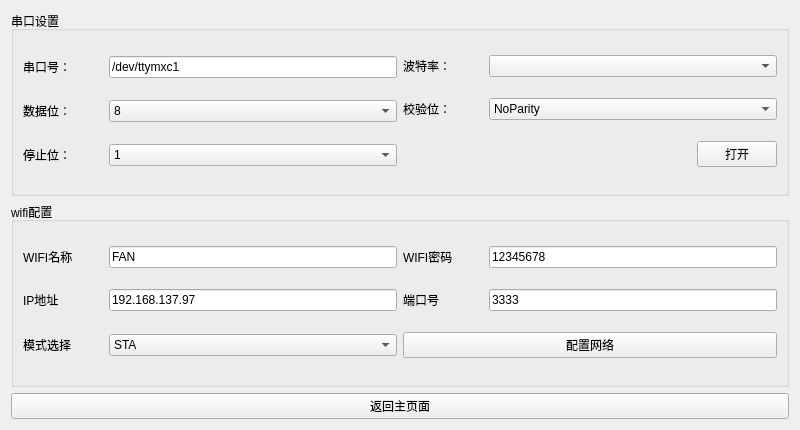
<?xml version="1.0" encoding="UTF-8"?>
<ui version="4.0">
 <class>NetConfigWidget</class>
 <widget class="QWidget" name="NetConfigWidget">
  <property name="geometry">
   <rect>
    <x>0</x>
    <y>0</y>
    <width>800</width>
    <height>430</height>
   </rect>
  </property>
  <property name="windowTitle">
   <string>Form</string>
  </property>
  <layout class="QVBoxLayout" name="verticalLayout_4">
   <item>
    <widget class="QGroupBox" name="groupBox_3">
     <property name="title">
      <string>串口设置</string>
     </property>
     <layout class="QHBoxLayout" name="horizontalLayout_6">
      <item>
       <layout class="QVBoxLayout" name="verticalLayout_2">
        <item>
         <layout class="QHBoxLayout" name="horizontalLayout_13">
          <item>
           <widget class="QLabel" name="label_6">
            <property name="minimumSize">
             <size>
              <width>80</width>
              <height>0</height>
             </size>
            </property>
            <property name="maximumSize">
             <size>
              <width>80</width>
              <height>16777215</height>
             </size>
            </property>
            <property name="text">
             <string>串口号：</string>
            </property>
           </widget>
          </item>
          <item>
           <widget class="QLineEdit" name="leSerialName">
            <property name="text">
             <string>/dev/ttymxc1</string>
            </property>
           </widget>
          </item>
         </layout>
        </item>
        <item>
         <layout class="QHBoxLayout" name="horizontalLayout_14">
          <item>
           <widget class="QLabel" name="label_9">
            <property name="minimumSize">
             <size>
              <width>80</width>
              <height>0</height>
             </size>
            </property>
            <property name="maximumSize">
             <size>
              <width>80</width>
              <height>16777215</height>
             </size>
            </property>
            <property name="text">
             <string>数据位：</string>
            </property>
            <property name="alignment">
             <set>Qt::AlignLeading|Qt::AlignLeft|Qt::AlignVCenter</set>
            </property>
           </widget>
          </item>
          <item>
           <widget class="QComboBox" name="cbxDataBit">
            <item>
             <property name="text">
              <string>8</string>
             </property>
            </item>
            <item>
             <property name="text">
              <string>5</string>
             </property>
            </item>
            <item>
             <property name="text">
              <string>6</string>
             </property>
            </item>
            <item>
             <property name="text">
              <string>7</string>
             </property>
            </item>
           </widget>
          </item>
         </layout>
        </item>
        <item>
         <layout class="QHBoxLayout" name="horizontalLayout_15">
          <item>
           <widget class="QLabel" name="label_10">
            <property name="minimumSize">
             <size>
              <width>80</width>
              <height>0</height>
             </size>
            </property>
            <property name="maximumSize">
             <size>
              <width>80</width>
              <height>16777215</height>
             </size>
            </property>
            <property name="text">
             <string>停止位：</string>
            </property>
            <property name="alignment">
             <set>Qt::AlignLeading|Qt::AlignLeft|Qt::AlignVCenter</set>
            </property>
           </widget>
          </item>
          <item>
           <widget class="QComboBox" name="cbxStopBit">
            <item>
             <property name="text">
              <string>1</string>
             </property>
            </item>
            <item>
             <property name="text">
              <string>2</string>
             </property>
            </item>
            <item>
             <property name="text">
              <string>1.5</string>
             </property>
            </item>
           </widget>
          </item>
         </layout>
        </item>
       </layout>
      </item>
      <item>
       <layout class="QVBoxLayout" name="verticalLayout_3">
        <item>
         <layout class="QHBoxLayout" name="horizontalLayout_16">
          <item>
           <widget class="QLabel" name="label_11">
            <property name="minimumSize">
             <size>
              <width>80</width>
              <height>0</height>
             </size>
            </property>
            <property name="maximumSize">
             <size>
              <width>80</width>
              <height>16777215</height>
             </size>
            </property>
            <property name="text">
             <string>波特率：</string>
            </property>
            <property name="alignment">
             <set>Qt::AlignLeading|Qt::AlignLeft|Qt::AlignVCenter</set>
            </property>
           </widget>
          </item>
          <item>
           <widget class="QComboBox" name="cbxBuad"/>
          </item>
         </layout>
        </item>
        <item>
         <layout class="QHBoxLayout" name="horizontalLayout_17">
          <item>
           <widget class="QLabel" name="label_12">
            <property name="minimumSize">
             <size>
              <width>80</width>
              <height>0</height>
             </size>
            </property>
            <property name="maximumSize">
             <size>
              <width>80</width>
              <height>16777215</height>
             </size>
            </property>
            <property name="text">
             <string>校验位：</string>
            </property>
            <property name="alignment">
             <set>Qt::AlignLeading|Qt::AlignLeft|Qt::AlignVCenter</set>
            </property>
           </widget>
          </item>
          <item>
           <widget class="QComboBox" name="cbxJybit">
            <item>
             <property name="text">
              <string>NoParity</string>
             </property>
            </item>
            <item>
             <property name="text">
              <string>EvenParity</string>
             </property>
            </item>
            <item>
             <property name="text">
              <string>OddParity</string>
             </property>
            </item>
            <item>
             <property name="text">
              <string>SpaceParity</string>
             </property>
            </item>
            <item>
             <property name="text">
              <string>MarkParity</string>
             </property>
            </item>
           </widget>
          </item>
         </layout>
        </item>
        <item>
         <layout class="QHBoxLayout" name="horizontalLayout_18">
          <item>
           <spacer name="horizontalSpacer">
            <property name="orientation">
             <enum>Qt::Horizontal</enum>
            </property>
            <property name="sizeHint" stdset="0">
             <size>
              <width>40</width>
              <height>20</height>
             </size>
            </property>
           </spacer>
          </item>
          <item>
           <widget class="QPushButton" name="btnOpen">
            <property name="text">
             <string>打开</string>
            </property>
           </widget>
          </item>
         </layout>
        </item>
       </layout>
      </item>
     </layout>
    </widget>
   </item>
   <item>
    <widget class="QGroupBox" name="groupBox_2">
     <property name="title">
      <string>wifi配置</string>
     </property>
     <layout class="QVBoxLayout" name="verticalLayout">
      <item>
       <layout class="QHBoxLayout" name="horizontalLayout_9">
        <item>
         <layout class="QHBoxLayout" name="horizontalLayout_2">
          <item>
           <widget class="QLabel" name="label">
            <property name="minimumSize">
             <size>
              <width>80</width>
              <height>0</height>
             </size>
            </property>
            <property name="maximumSize">
             <size>
              <width>80</width>
              <height>16777215</height>
             </size>
            </property>
            <property name="text">
             <string>WIFI名称</string>
            </property>
           </widget>
          </item>
          <item>
           <widget class="QLineEdit" name="leWifiName">
            <property name="text">
             <string>FAN</string>
            </property>
           </widget>
          </item>
         </layout>
        </item>
        <item>
         <layout class="QHBoxLayout" name="horizontalLayout_3">
          <item>
           <widget class="QLabel" name="label_2">
            <property name="minimumSize">
             <size>
              <width>80</width>
              <height>0</height>
             </size>
            </property>
            <property name="maximumSize">
             <size>
              <width>80</width>
              <height>16777215</height>
             </size>
            </property>
            <property name="text">
             <string>WIFI密码</string>
            </property>
           </widget>
          </item>
          <item>
           <widget class="QLineEdit" name="leWifiPasswd">
            <property name="text">
             <string>12345678</string>
            </property>
           </widget>
          </item>
         </layout>
        </item>
       </layout>
      </item>
      <item>
       <layout class="QHBoxLayout" name="horizontalLayout_10">
        <item>
         <layout class="QHBoxLayout" name="horizontalLayout_4">
          <item>
           <widget class="QLabel" name="label_3">
            <property name="minimumSize">
             <size>
              <width>80</width>
              <height>0</height>
             </size>
            </property>
            <property name="maximumSize">
             <size>
              <width>80</width>
              <height>16777215</height>
             </size>
            </property>
            <property name="text">
             <string>IP地址</string>
            </property>
           </widget>
          </item>
          <item>
           <widget class="QLineEdit" name="leWifiAddr">
            <property name="text">
             <string>192.168.137.97</string>
            </property>
           </widget>
          </item>
         </layout>
        </item>
        <item>
         <layout class="QHBoxLayout" name="horizontalLayout">
          <item>
           <widget class="QLabel" name="label_4">
            <property name="minimumSize">
             <size>
              <width>80</width>
              <height>0</height>
             </size>
            </property>
            <property name="maximumSize">
             <size>
              <width>80</width>
              <height>16777215</height>
             </size>
            </property>
            <property name="text">
             <string>端口号</string>
            </property>
           </widget>
          </item>
          <item>
           <widget class="QLineEdit" name="leWifiPort">
            <property name="text">
             <string>3333</string>
            </property>
           </widget>
          </item>
         </layout>
        </item>
       </layout>
      </item>
      <item>
       <layout class="QHBoxLayout" name="horizontalLayout_11">
        <item>
         <layout class="QHBoxLayout" name="horizontalLayout_5">
          <item>
           <widget class="QLabel" name="label_5">
            <property name="minimumSize">
             <size>
              <width>80</width>
              <height>0</height>
             </size>
            </property>
            <property name="maximumSize">
             <size>
              <width>80</width>
              <height>16777215</height>
             </size>
            </property>
            <property name="text">
             <string>模式选择</string>
            </property>
           </widget>
          </item>
          <item>
           <widget class="QComboBox" name="cbxMode">
            <property name="currentText">
             <string>STA</string>
            </property>
            <item>
             <property name="text">
              <string>STA</string>
             </property>
            </item>
            <item>
             <property name="text">
              <string>AP</string>
             </property>
            </item>
            <item>
             <property name="text">
              <string>混合模式</string>
             </property>
            </item>
           </widget>
          </item>
         </layout>
        </item>
        <item>
         <widget class="QPushButton" name="btnSetNet">
          <property name="text">
           <string>配置网络</string>
          </property>
         </widget>
        </item>
       </layout>
      </item>
     </layout>
    </widget>
   </item>
   <item>
    <widget class="QPushButton" name="pushButton">
     <property name="text">
      <string>返回主页面</string>
     </property>
    </widget>
   </item>
  </layout>
 </widget>
 <resources/>
 <connections/>
</ui>
